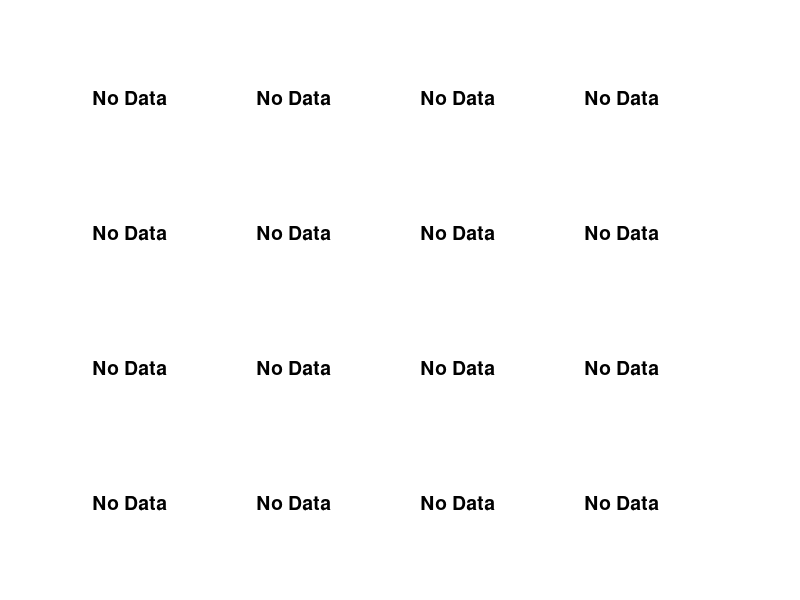
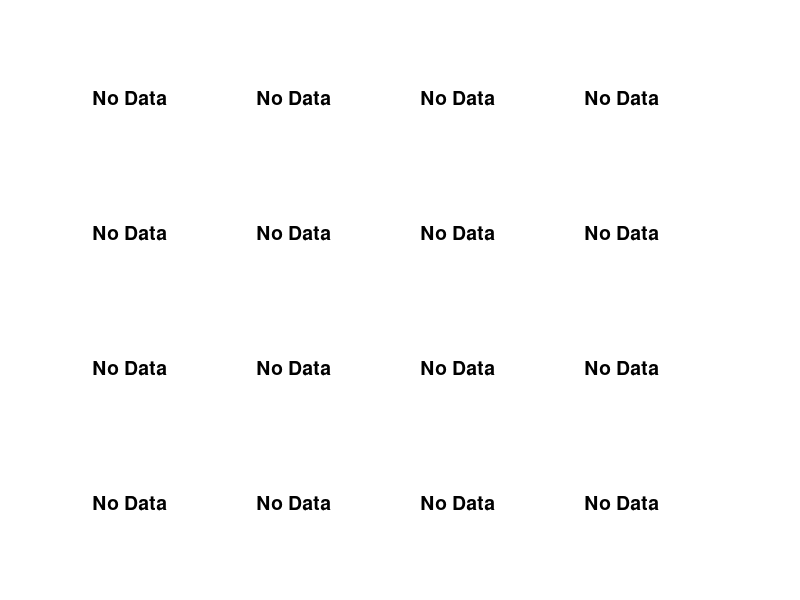
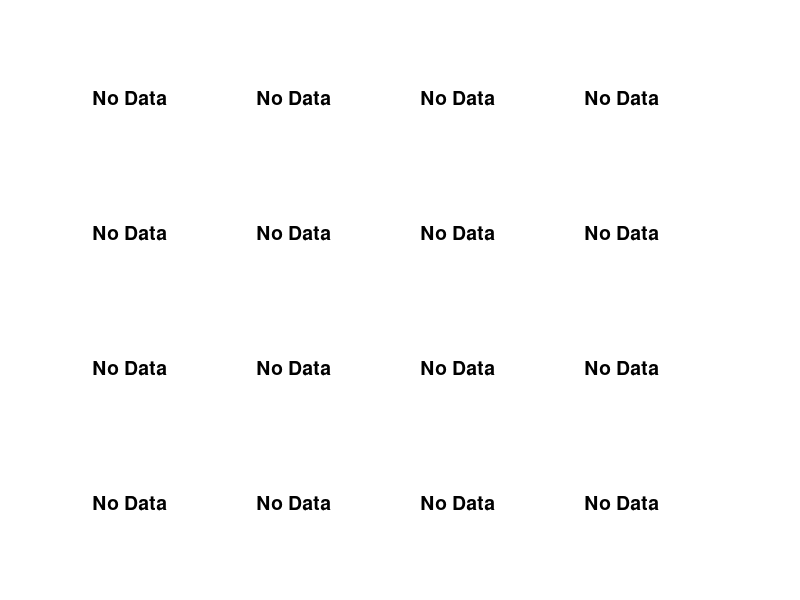

Write MATLAB code to recreate these figures, in order.
%% 四种算法风电场布局对比 - HHWOA, CGPSO, BDE, RDE
% 对应论文图6的风格，展示28°、128°、144°、183°四个风向
% 顺序: HHWOA | CGPSO | BDE | RDE

clear; clc; close all;

%% 1. 定义算法路径和名称
algorithms = {'HHWOA', 'CGPSO', 'BDE', 'RDE'};
algorithm_names = {'HHWOA', 'CGPSO', 'BDE', 'RDE'};

% 基础路径
base_path = 'D:\MatlabProjects\BDE-WindFarm_code\code\Results\';

% 存储每个算法的布局数据
best_layouts = cell(1, 4);
turbine_positions_all = cell(1, 4);
turbine_grid_pos_all = cell(1, 4);
n_turbines_all = zeros(1, 4);

%% 2. 加载所有算法的数据
for alg_idx = 1:4
    alg_name = algorithms{alg_idx};
    data_path = fullfile(base_path, sprintf('20260424%s', alg_name), ...
                         '6speed_12direction', 'tn30_NA0');
    
    layout_file = fullfile(data_path, 'farmlayout1.mat');
    
    if exist(layout_file, 'file')
        % 加载布局数据
        load(layout_file);
        
        % farmlayout 维度: [runTime, iterations, cells] 或 [iterations, cells]
        if ndims(farmlayout) == 3
            % 三维: [runTime, iterations, cells]
            [n_runs, n_iter, n_cells] = size(farmlayout);
            best_layout = squeeze(farmlayout(end, end, :));
        elseif size(farmlayout, 1) > 100
            % 二维: [iterations, cells]
            best_layout = farmlayout(end, :);
        else
            best_layout = farmlayout;
        end
        
        best_layouts{alg_idx} = best_layout;
        fprintf('已加载 %s 数据\n', alg_name);
    else
        fprintf('警告：未找到 %s 数据\n', alg_name);
        best_layouts{alg_idx} = [];
    end
end

%% 3. 风电场参数设置
rows = 21;                          % 网格行数
cols = 21;                          % 网格列数
cell_width = 77 * 3;                % 单个网格宽度 231米

% 风机参数
rotor_radius = 77;                  % 转子半径 (米)
hub_height = 80;                    % 轮毂高度 (米)
surface_roughness = 0.25;           % 地表粗糙度
entrainment_constant = 0.5 / log(hub_height / surface_roughness);

% 环境风速
ambient_wind_speed = 12;            % m/s

% 四个风向角度
wind_directions = [28, 128, 144, 183];
direction_names = {'\theta=28^\circ', '\theta=128^\circ', '\theta=144^\circ', '\theta=183^\circ'};

%% 4. 提取每个算法的最佳布局和风机位置
for alg_idx = 1:4
    best_layout = best_layouts{alg_idx};
    
    if ~isempty(best_layout)
        % 找出风机位置（大于0的位置）
        turbine_indices = find(best_layout > 0);
        n_turbines_all(alg_idx) = length(turbine_indices);
        
        % 转换为网格坐标
        turbine_grid_pos = zeros(length(turbine_indices), 2);
        turbine_positions = zeros(length(turbine_indices), 2);
        
        for i = 1:length(turbine_indices)
            idx = turbine_indices(i);
            row = ceil(idx / cols);
            col = mod(idx - 1, cols) + 1;
            turbine_grid_pos(i, :) = [col, row];
            turbine_positions(i, :) = [col * cell_width - cell_width/2, ...
                                       row * cell_width - cell_width/2];
        end
        
        turbine_grid_pos_all{alg_idx} = turbine_grid_pos;
        turbine_positions_all{alg_idx} = turbine_positions;
        
        fprintf('%s: 风机数量 = %d\n', algorithms{alg_idx}, length(turbine_indices));
    else
        turbine_positions_all{alg_idx} = [];
        turbine_grid_pos_all{alg_idx} = [];
        fprintf('%s: 无数据\n', algorithms{alg_idx});
    end
end

%% 5. 绘制论文图6风格对比图（4行 x 4列布局）
figure('Position', [50, 50, 1800, 1400]);

% 定义子图位置参数（缩短间隔）
left_margin = 0.06;      % 左边界
bottom_margin = 0.06;    % 下边界
width = 0.205;           % 每个子图的宽度
height = 0.205;          % 每个子图的高度
h_gap = 0.00;            % 水平间隔
v_gap = 0.02;            % 垂直间隔

for alg_idx = 1:4
    for dir_idx = 1:4
        % 计算子图位置
        pos_x = left_margin + (dir_idx - 1) * (width + h_gap);
        pos_y = bottom_margin + (4 - alg_idx) * (height + v_gap);
        
        % 创建子图并设置位置
        subplot('Position', [pos_x, pos_y, width, height]);
        
        wind_angle_deg = wind_directions(dir_idx);
        
        % 获取当前算法的风机位置
        turbine_positions = turbine_positions_all{alg_idx};
        turbine_grid_pos = turbine_grid_pos_all{alg_idx};
        
        if isempty(turbine_positions)
            text(0.5, 0.5, 'No Data', 'HorizontalAlignment', 'center', ...
                'FontSize', 14, 'FontWeight', 'bold');
            axis off;
            continue;
        end
        
        % 计算风速分布
        wind_speed_map = calculate_wind_speed_map(rows, cols, cell_width, ...
            turbine_positions, wind_angle_deg, rotor_radius, entrainment_constant, ...
            ambient_wind_speed);
        
        % 绘制风速热图
        imagesc(1:cols, 1:rows, wind_speed_map);
        set(gca, 'YDir', 'normal');
        
        % 使用jet colormap（红到黄）
        colormap(gca, 'jet');
        
        hold on;
        
        % 绘制风机位置（黑色圆点）
        plot(turbine_grid_pos(:, 1), turbine_grid_pos(:, 2), ...
            'ko', 'MarkerSize', 5, 'MarkerFaceColor', 'k', 'LineWidth', 0.8);
        
        % 添加风向箭头
        arrow_start_x = cols * 0.85;
        arrow_start_y = rows * 0.88;
        arrow_len = rows * 0.1;
        wind_rad = deg2rad(wind_angle_deg);
        arrow_dx = arrow_len * cos(wind_rad);
        arrow_dy = -arrow_len * sin(wind_rad);
        
        quiver(arrow_start_x, arrow_start_y, arrow_dx, arrow_dy, 0, ...
            'Color', 'w', 'LineWidth', 2, 'MaxHeadSize', 0.35);
        
        % 风向文字
        text(arrow_start_x + arrow_dx/2, arrow_start_y + arrow_dy/2, ...
            sprintf('%.0f°', wind_angle_deg), 'Color', 'w', ...
            'FontSize', 9, 'FontWeight', 'bold', 'HorizontalAlignment', 'center');
        
        % 图形设置
        axis equal tight;
        xlim([0.5, cols+0.5]);
        ylim([0.5, rows+0.5]);
        
        % 设置坐标轴刻度（显示数字标签）
        set(gca, 'XTick', 1:5:cols);
        set(gca, 'YTick', 1:5:rows);
        set(gca, 'XTickLabel', 1:5:cols);
        set(gca, 'YTickLabel', 1:5:rows);
        set(gca, 'FontSize', 8);
        set(gca, 'TickDir', 'out');
        
        % 设置坐标轴标签颜色为黑色（可见）
        set(gca, 'XColor', 'k');
        set(gca, 'YColor', 'k');
        
        % 设置列标题（第一行）
        if alg_idx == 1
            title(direction_names{dir_idx}, 'FontSize', 13, 'FontWeight', 'bold', 'Interpreter', 'tex', 'Color', 'k');
        end
        
        % 设置算法名称（第一列左侧）
        if dir_idx == 1
            text(-6, rows/2, algorithm_names{alg_idx}, ...
                'FontSize', 12, 'FontWeight', 'bold', ...
                'HorizontalAlignment', 'center', 'Rotation', 90, 'Color', 'k');
        end
        
        % 设置背景色
        set(gca, 'Color', [0.12, 0.12, 0.12]);
        set(gcf, 'Color', 'w');
        
        % 颜色条放在右边
        hcb = colorbar('eastoutside');
        hcb.FontSize = 8;
        hcb.Color = 'k';
        
        % 设置颜色条范围
        caxis([min(wind_speed_map(:)), max(wind_speed_map(:))]);
    end
end

%% 6. 保存主对比图为SVG矢量格式
output_dir = fullfile(base_path, 'Comparison');
if ~exist(output_dir, 'dir')
    mkdir(output_dir);
end

% 保存为SVG矢量格式
svg_file = fullfile(output_dir, 'Fig6_Algorithm_Comparison_WindFarm_Layout.svg');
print(gcf, svg_file, '-dsvg', '-r300');
fprintf('主对比图已保存为SVG矢量格式: %s\n', svg_file);

% 同时保存PDF和FIG作为备份
pdf_file = fullfile(output_dir, 'Fig6_Algorithm_Comparison_WindFarm_Layout.pdf');
print(gcf, pdf_file, '-dpdf', '-r300');
fprintf('PDF备份版本已保存: %s\n', pdf_file);

fig_file = fullfile(output_dir, 'Fig6_Algorithm_Comparison_WindFarm_Layout.fig');
saveas(gcf, fig_file);
fprintf('FIG备份版本已保存: %s\n', fig_file);

fprintf('所有文件已保存至: %s\n', output_dir);

%% ==================== 辅助函数 ====================

function wind_speed_map = calculate_wind_speed_map(rows, cols, cell_width, ...
    turbine_positions, wind_angle_deg, rotor_radius, entrainment_constant, ...
    ambient_wind_speed)
    % 计算风速分布矩阵（Jensen尾流模型）
    
    wind_speed_map = ones(rows, cols) * ambient_wind_speed;
    wind_angle_rad = deg2rad(wind_angle_deg);
    wind_dir = [cos(wind_angle_rad), sin(wind_angle_rad)];
    
    if isempty(turbine_positions)
        return;
    end
    
    for i = 1:length(turbine_positions)
        turbine_pos = turbine_positions(i, :);
        
        for row = 1:rows
            for col = 1:cols
                point_x = col * cell_width - cell_width/2;
                point_y = row * cell_width - cell_width/2;
                displacement = [point_x - turbine_pos(1), point_y - turbine_pos(2)];
                
                along_wind = dot(displacement, wind_dir);
                cross_wind = abs(displacement(1)*wind_dir(2) - displacement(2)*wind_dir(1));
                
                if along_wind > 0 && along_wind < 4000
                    wake_radius = rotor_radius + entrainment_constant * along_wind;
                    if cross_wind < wake_radius
                        wake_decay = (rotor_radius / wake_radius)^2;
                        wake_decay = wake_decay * (1 - 1/3);
                        affected_speed = ambient_wind_speed * (1 - wake_decay);
                        wind_speed_map(row, col) = min(wind_speed_map(row, col), affected_speed);
                    end
                end
            end
        end
    end
    
    wind_speed_map = max(wind_speed_map, 0);
end

function [wake_x, wake_y] = draw_wake_polygon(turbine_grid_pos, wind_angle_deg, wake_len_grid)
    % 绘制尾流区域多边形
    
    wind_rad = deg2rad(wind_angle_deg);
    wind_dir = [cos(wind_rad), -sin(wind_rad)];
    
    expansion_angle = deg2rad(12);
    
    start_point = turbine_grid_pos;
    end_point = turbine_grid_pos + wind_dir * wake_len_grid;
    
    if end_point(1) < 1 || end_point(1) > 21 || end_point(2) < 1 || end_point(2) > 21
        wake_x = [];
        wake_y = [];
        return;
    end
    
    half_width_start = 0.5;
    half_width_end = wake_len_grid * tan(expansion_angle);
    
    perp_dir = [-wind_dir(2), wind_dir(1)];
    
    p1 = start_point + perp_dir * half_width_start;
    p2 = start_point - perp_dir * half_width_start;
    p3 = end_point - perp_dir * half_width_end;
    p4 = end_point + perp_dir * half_width_end;
    
    wake_x = [p1(1), p2(1), p3(1), p4(1)];
    wake_y = [p1(2), p2(2), p3(2), p4(2)];
end
